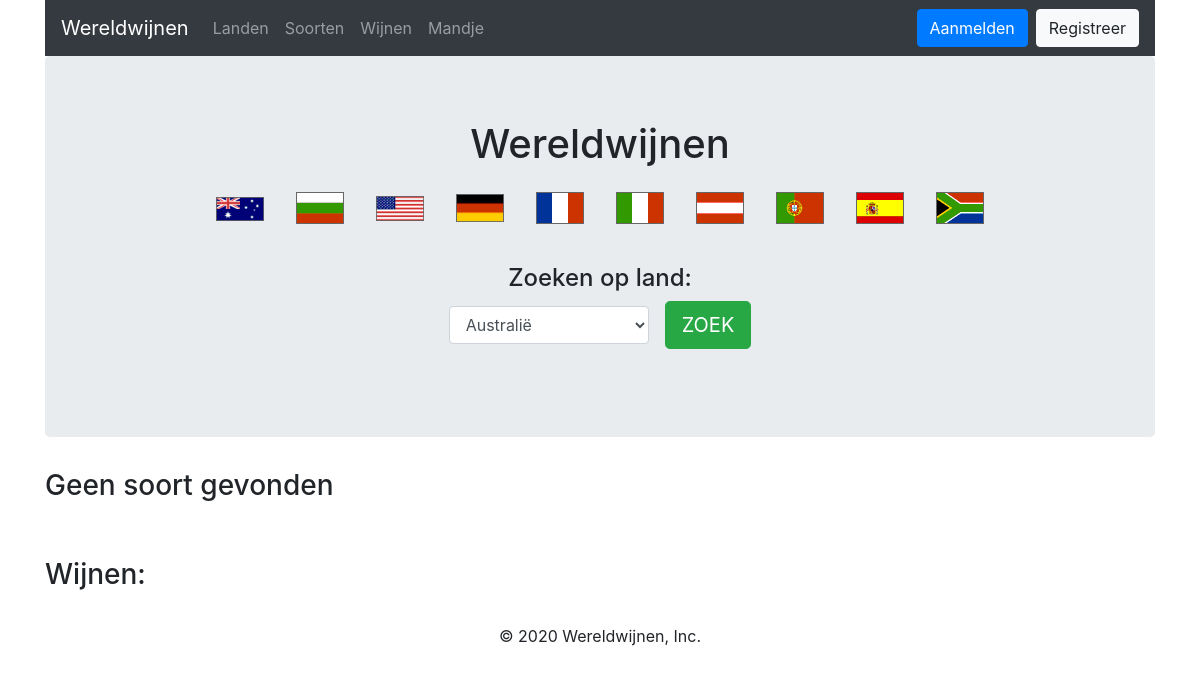
The page /soort.php on the database its author committed.
### tables this page shows
CREATE TABLE landen (
  id int unsigned NOT NULL,
  naam varchar(50) NOT NULL,
  versie int unsigned not null default 0,
  PRIMARY KEY (id) USING BTREE,
  UNIQUE KEY Land(naam) USING BTREE
);

### lib/Template.php (called while the page is built, shortened)
<?php
    class Template {
        protected $template_path;
        public function __construct($template_path) {
            $this->template_path = $template_path;
        }
        public function __toString() {
            include basename($this->template_path);
            return ob_get_clean();
        }
    }
?>

### database/Database.php (called while the page is built)
<?php
    class Database {
        private $host = DB_HOST;
        private $user = DB_USER;
        private $password = DB_PASSWORD;
        private $name = DB_NAME;
        protected function connect() {
            $dbConnection = "mysql:host=" . $this->host . ";dbname=" . $this->name;
            $options = array(
                PDO::ATTR_EMULATE_PREPARES => false,
                PDO::ATTR_PERSISTENT => true,
                PDO::ATTR_ERRMODE => PDO::ERRMODE_EXCEPTION,
                PDO::ATTR_DEFAULT_FETCH_MODE => PDO::FETCH_OBJ
            );
            try {
                $pdo = new PDO($dbConnection, $this->user, $this->password, $options);
                return $pdo;
            } catch (PDOException $e) {
                $this->error = $e->getMessage();
            }
        }
    }
?>

### src/repositories/LandRepository.php (called while the page is built, shortened)
<?php
    class LandRepository extends Database {
        protected function findAll() {
            $sql = "SELECT * FROM landen";
            $stmt = $this->connect()->prepare($sql);
            $stmt->execute();
            return $stmt->fetchAll();
        }
    }
?>

### src/views/LandView.php (called while the page is built, shortened)
<?php
    class LandView extends LandRepository {
        public function getLanden() {
            return $this->findAll();
        }
    }
?>

### includes/autoloader.php (called while the page is built, shortened)
<?php
    function Autoloader($classname) {
        $url = $_SERVER['HTTP_HOST'] . $_SERVER['REQUEST_URI'];
        $path = "src/domain/";
        $extention = ".php";
        if ($classname == "Database") {
            $path = "database/";
        }
        else if ($classname == "Template") {
            $path = "lib/";
        }
        else if ($classname == "Mandje") {
            $path = "src/sessions/";
        }
        else if (strpos($classname, "View")) {
            $path = "src/views/";
        }
        else if (strpos($classname, "Controller")) {
            $path = "src/controllers/";
        }
        else if (strpos($classname, "Repository")) {
            $path = "src/repositories/";
        }
        $fullPath = $path . $classname . $extention;
    }
?>

### templates/includes/header-w-subheader.php (the view, shortened to what this page needs)
<!DOCTYPE html>
<html lang="en">
<head>
    <link rel="stylesheet" href="https://use.fontawesome.com/releases/v5.12.0/css/all.css">
    <link href="https://stackpath.bootstrapcdn.com/bootstrap/4.4.1/css/bootstrap.min.css" rel="stylesheet">
    <link rel="stylesheet" href="css/style.css">
</head>
<body>
    <div class="container">
      <div class="header">
        <nav class="navbar navbar-expand-md navbar-dark bg-dark">
        <a class="navbar-brand" href="index.php">Wereldwijnen</a>
        <div class="container-inline">
            <ul class="navbar-nav mr-auto">
                <li class="nav-item">
                    <a class="nav-link" href="./landen.php">Landen</a>
                </li>
                <li class="nav-item">
                    <a class="nav-link" href="./soorten.php">Soorten</a>
                </li>
                <li class="nav-item">
                    <a class="nav-link" href="./wijnen.php">Wijnen</a>
                </li>
                <li class="nav-item">
                    <a class="nav-link" href="./mandje.php">Mandje</a>
                </li>
            </ul>
        </div>
        <div class="navbar-nav ml-auto navbar-login-logout">
            <?php
                if (isset($_SESSION["usedId"])) {
                    echo '
                    <form method="post" action="./logout.php">
                        <input class="btn btn-danger" type="submit" value="Afmelden">
                    </form>
                    ';
                } else {
                    echo '
                    <a class="btn btn-primary btn-login" href="./login.php">Aanmelden</a>
                    <a class="btn btn-light" href="signup.php">Registreer</a>
                    ';
                }
            ?>
        </div>
      </div>
      <div class="jumbotron">
        <h1>Wereldwijnen</h1>
        <ul class="menu-flags">
            <?php foreach($landenHeader as $landHeader): ?>
                <li><a href="<?php echo "index.php?land=" . $landHeader->id; ?>"><img src="<?php echo './images/' . $landHeader->id . '.png'; ?>"></a></li>
            <?php endforeach; ?>
        </ul>
        <br>
        <h4>Zoeken op land: </h4>
        <form class="form" action="index.php" method="GET">
            <select id="selection" name="land" class="form-control" style="width:200px;">
                <?php foreach($landenHeader as $landHeader): ?>
                    <option class="option-flag" style="background-image:url(<?php echo './images/' . $landHeader->id . '.png'; ?>);" value="<?php echo $landHeader->id; ?>"><?php echo $landHeader->naam; ?></option>
                <?php endforeach; ?>
            </select>
            <br>
            <button type="submit" class="btn btn-lg btn-success">ZOEK</button>
        </form>
        <br>
    </div>

### css/style.css (style rules this page uses)
.jumbotron h1, .jumbotron h2, .jumbotron h3, .jumbotron h4, .jumbotron h5, .form { display: flex; justify-content: center; align-items: center; }
.menu-flags { display: flex; justify-content: center; align-items: center; list-style: none; margin: 0; padding: 0; }
li { float: left; }
.menu-flags li { display: block; text-align: center; padding: 16px; text-decoration: none; }
.menu-flags li img { width: 3rem; }
.form > .btn { margin-left: 1rem; }
.btn-login { margin-right: 0.5rem; }

### rows shown on the page
landen: shows a picture
landen: shows a picture
landen: shows a picture
landen: shows a picture
landen: shows a picture
landen: shows a picture
landen: shows a picture
landen: shows a picture
landen: shows a picture
landen: shows a picture

### other values the page prints
$title "Geen soort gevonden"
form field land "Australië"
